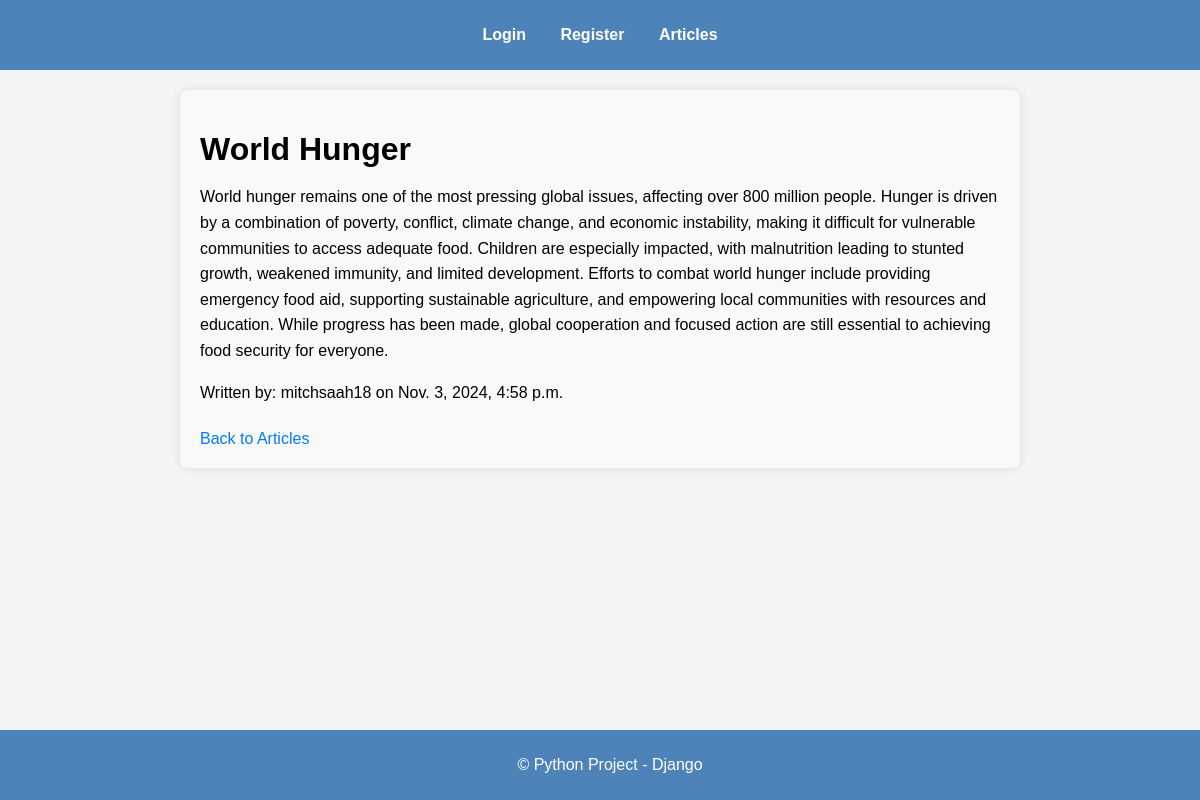
The page /articles/4/ on the database its author committed.
### my_app/models.py (models this page shows, shortened)
class Article(models.Model):
    title = models.CharField(max_length=200)
    content = models.TextField()
    author = models.ForeignKey(User, on_delete=models.CASCADE)
    created_at = models.DateTimeField(auto_now_add=True)

### my_app/views.py (the view)
# urls.py: path('articles/<int:pk>/', views.ArticleDetailView.as_view(), name='article_detail'),
class ArticleDetailView(DetailView):
    model = Article
    template_name = 'articles/article_detail.html'
    context_object_name = 'article'

### my_app/templates/articles/article_detail.html (shortened to what this page needs)
{% extends "base.html" %}
{% block content %}
    <div class="article-container">
        <h1>{{ article.title }}</h1>
        <p>{{ article.content }}</p>
        <p>Written by: {{ article.author.username }} on {{ article.created_at }}</p>
            <a href="{% url 'article_list' %}">Back to Articles</a>
    </div>
{% endblock %}

### static/css/style.css (style rules this page uses)
body { font-family: Arial, sans-serif; background-color: #f4f4f4; margin: 0; padding: 0; }
.article-container { max-width: 800px; margin: 20px auto; padding: 20px; background-color: #f9f9f9; border-radius: 8px; box-shadow: 0 0 10px rgba(0, 0, 0, 0.1); }
.article-container h1 { margin-bottom: 10px; }
.article-container p { line-height: 1.6; margin-bottom: 10px; }
.article-container a { display: inline-block; margin-top: 15px; color: #007bff; text-decoration: none; }

### rows shown on the page
Article: title "World Hunger", content "World hunger remains one of the most pressing global issues, affecting over 800 million people. Hunger is driven by a combination of poverty, conflict, climate change, and economic instability, making it difficult for vulnerable communities to access adequate food. Children are especially impacted, with malnutrition leading to stunted growth, weakened immunity, and limited development. Efforts to combat world hunger include providing emergency food aid, supporting sustainable agriculture, and empowering local communities with resources and education. While progress has been made, global cooperation and focused action are still essential to achieving food security for everyone.", author.username "mitchsaah18", created_at "Nov. 3, 2024, 4:58 p.m."
